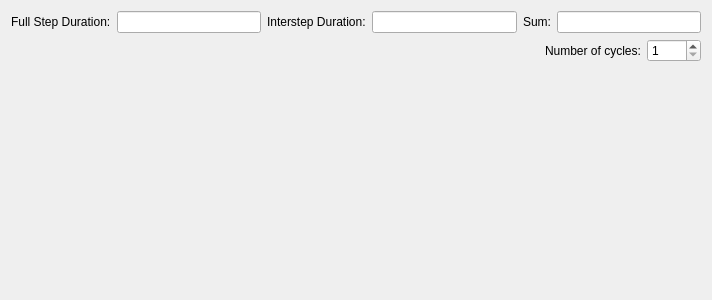
<?xml version="1.0" encoding="UTF-8"?>
<ui version="4.0">
 <class>performanceView</class>
 <widget class="QWidget" name="performanceView">
  <property name="geometry">
   <rect>
    <x>0</x>
    <y>0</y>
    <width>712</width>
    <height>300</height>
   </rect>
  </property>
  <property name="windowTitle">
   <string>PerformanceView</string>
  </property>
  <layout class="QVBoxLayout" name="verticalLayout">
   <item>
    <layout class="QHBoxLayout" name="horizontalLayout">
     <item>
      <widget class="QLabel" name="label">
       <property name="text">
        <string>Full Step Duration:</string>
       </property>
      </widget>
     </item>
     <item>
      <widget class="QLineEdit" name="fullStep">
       <property name="readOnly">
        <bool>true</bool>
       </property>
      </widget>
     </item>
     <item>
      <widget class="QLabel" name="label_2">
       <property name="text">
        <string>Interstep Duration:</string>
       </property>
      </widget>
     </item>
     <item>
      <widget class="QLineEdit" name="interStep">
       <property name="readOnly">
        <bool>true</bool>
       </property>
      </widget>
     </item>
     <item>
      <widget class="QLabel" name="label_3">
       <property name="text">
        <string>Sum:</string>
       </property>
      </widget>
     </item>
     <item>
      <widget class="QLineEdit" name="sum">
       <property name="readOnly">
        <bool>true</bool>
       </property>
      </widget>
     </item>
    </layout>
   </item>
   <item>
    <layout class="QHBoxLayout" name="horizontalLayout_2">
     <item>
      <spacer name="horizontalSpacer">
       <property name="orientation">
        <enum>Qt::Horizontal</enum>
       </property>
       <property name="sizeHint" stdset="0">
        <size>
         <width>40</width>
         <height>20</height>
        </size>
       </property>
      </spacer>
     </item>
     <item>
      <widget class="QLabel" name="label_4">
       <property name="text">
        <string>Number of cycles:</string>
       </property>
      </widget>
     </item>
     <item>
      <widget class="QSpinBox" name="cycles">
       <property name="minimum">
        <number>1</number>
       </property>
       <property name="maximum">
        <number>4000</number>
       </property>
      </widget>
     </item>
    </layout>
   </item>
   <item>
    <spacer name="verticalSpacer">
     <property name="orientation">
      <enum>Qt::Vertical</enum>
     </property>
     <property name="sizeHint" stdset="0">
      <size>
       <width>20</width>
       <height>223</height>
      </size>
     </property>
    </spacer>
   </item>
  </layout>
 </widget>
 <layoutdefault spacing="6" margin="11"/>
 <resources/>
 <connections/>
</ui>
